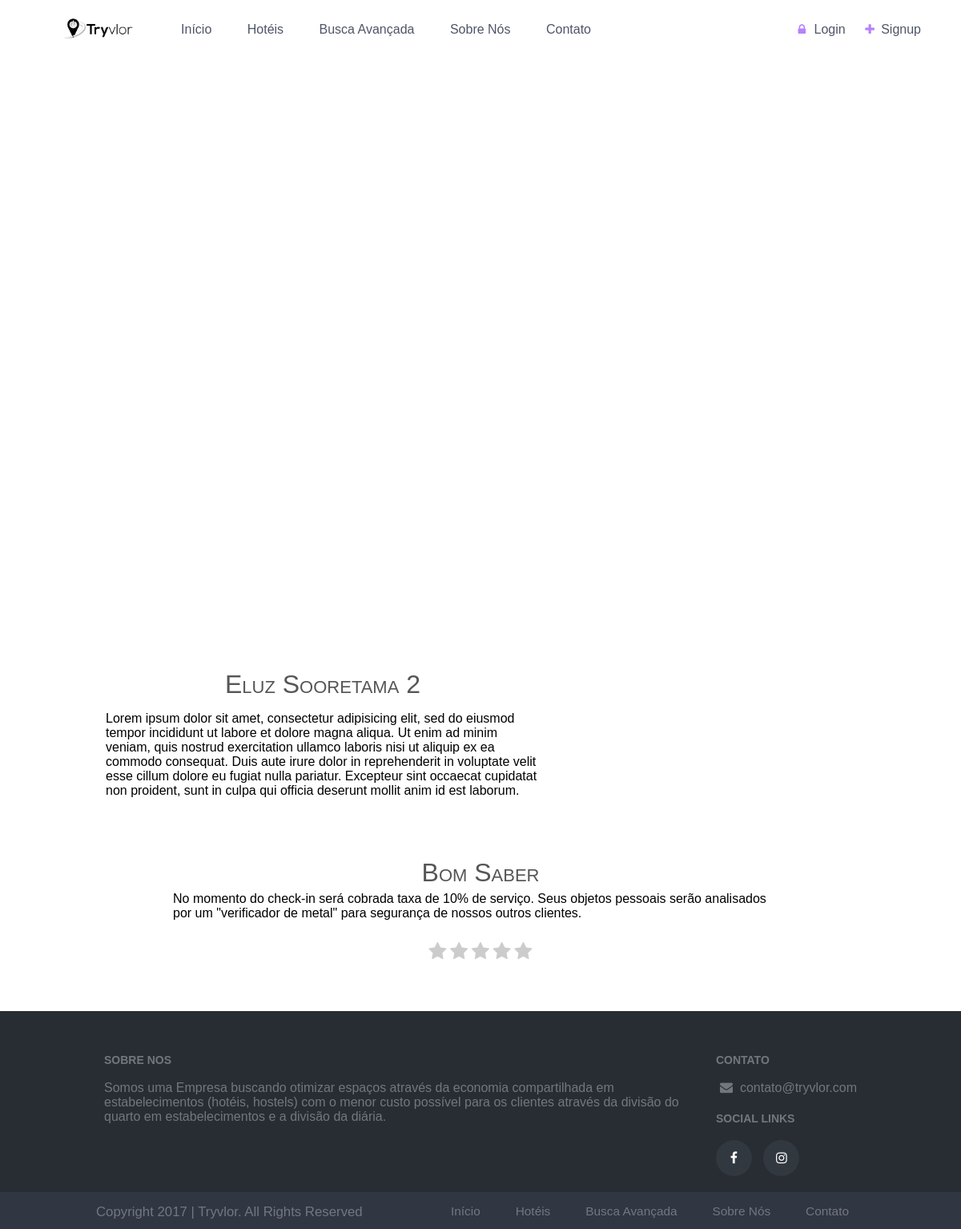
/hotel/Eluz Sooretama 2, run on the app's committed database.
### tables this page shows
CREATE TABLE IF NOT EXISTS `try_hotels` (
  `idHotel` int(11) NOT NULL AUTO_INCREMENT,
  `nameHotel` varchar(150) NOT NULL,
  `descriptionHotel` text NOT NULL,
  `bomsaber` text NOT NULL,
  `latHotel` float(10,6) NOT NULL,
  `lngHotel` float(10,6) NOT NULL,
  `idCity` int(11) NOT NULL,
  PRIMARY KEY (`idHotel`)
);

### index.php (called while the page is built, shortened)
<?php
  require_once("application/class/Pg.class.php");
  $pg = new Pg((isset($_GET['pg'])) ? addslashes(strip_tags($_GET['pg'])) : "");
?>

### application/functions/Includes.php (called while the page is built, shortened)
<?php
function get_header(){
    include_once("temps/header.inc.php");
}
function get_head(){
    include_once("temps/head.inc.php");
}
function get_footer(){
    include_once("temps/footer.inc.php");
}

### application/class/DB.class.php (called while the page is built)
<?php
  class DB{
    private $host = 'localhost';
    private $db = 'tryvlor';
    private $user = 'root';
    private $pass = '';
    public function con(){
      try{
        return new PDO("mysql:host={$this->host};dbname={$this->db};charset=utf8", $this->user, $this->pass);
      }catch(PDOException $e){
        return "Houve um erro ao se conectar: ".$e;
      }
    }
  }

### public_html/hotel.php (the view, shortened to what this page needs)
<?php
    $db = new DB;
    $nameHotel = (isset($pg[1])) ? addslashes(strip_tags($pg[1])) : "";
    $sql = $db->con()->prepare("SELECT * FROM try_hotels WHERE nameHotel = ? LIMIT 1");
    $sql->execute(array($nameHotel));
    $HotelInfos = $sql->fetchObject();
    $idHotel = $HotelInfos->idHotel;
?>
<!DOCTYPE html>
<html lang="pt-BR">
    <head>
        <?=get_head()?>
        <link rel="stylesheet" type="text/css" href="lib/css/styles.css" />
        <link rel="stylesheet" href="lib/css/swiper.min.css" />
        <link rel="stylesheet" href="lib/css/toastr.css" />
        <link rel="stylesheet" type="text/css" href="lib/css/hotel.css" />
    </head>
    <body data-idh="<?=$idHotel?>">
        <?=get_header()?>
        <div id="map"></div>
        <main>
            <div id="hotelBox">
                <div id="starsMedia">
                </div>
                <h1><?=$HotelInfos->nameHotel?></h1>
                <article id="description"><?=$HotelInfos->descriptionHotel?></article>
            </div>
            <div class="clear"></div>
            <div class="clear"></div>
            <div id="bomsaber">
                <h1>Bom Saber</h1>
                <article><?=$HotelInfos->bomsaber?></article>
            </div>
            <?php
                $sql = $db->con()->prepare("SELECT hotelEvaluation, ipEvaluation FROM try_hotels_evaluations WHERE hotelEvaluation = :hotelEvaluation AND ipEvaluation = :ipEvaluation");
                $sql->bindValue("hotelEvaluation", $idHotel);
                $sql->bindValue("ipEvaluation", $_SERVER["REMOTE_ADDR"]);
                $sql->execute();
                    if($sql->rowCount() == 0):
                ?>
                <div id="evaluation">
                    <label for="cm_star-1"><i class="fa"></i></label>
                    <label for="cm_star-2"><i class="fa"></i></label>
                    <label for="cm_star-3"><i class="fa"></i></label>
                    <label for="cm_star-4"><i class="fa"></i></label>
                    <label for="cm_star-5"><i class="fa"></i></label>
                </div>
            <?php endif; ?>
        </main>
        <div class="clear"></div>
        <?=get_footer()?>
    </body>
</html>

### application/class/Pg.class.php
<?php
  class Pg{
    public function __construct($pg){
      $pg = (isset($_GET['pg']) AND !empty($_GET['pg'])) ? addslashes(strip_tags($_GET['pg'])) : "home";
      $pg = explode("/",$pg);
      if(file_exists("public_html/$pg[0].php")):
        include("public_html/$pg[0].php");
      else:
        include("public_html/404.php");
      endif;
      return $pg;
    }
  }

### temps/head.inc.php (shortened to what this page needs)
<link  rel="stylesheet" href="https://maxcdn.bootstrapcdn.com/font-awesome/4.7.0/css/font-awesome.min.css" />

### temps/header.inc.php
<header id="header">
    <div id="logoBox">
        <img src="lib/images/logo.png" />
    </div>
    <nav id="menuPrincipal">
        <ul id="leftMenu">
            <li><a href="#">Início</a></li>
            <li><a href="hotel">Hotéis</a></li>
            <li><a href="#">Busca Avançada</a></li>
            <li><a href="#">Sobre Nós</a></li>
            <li><a href="#">Contato</a></li>
        </ul>
        <ul id="rightMenu">
            <li><a href="#"><i class="fa fa-lock" aria-hidden="true"></i>Login</a></li>
            <li><a href="#"><i class="fa fa-plus" aria-hidden="true"></i>Signup</a></li>
        </ul>
    </nav>
</header>

### temps/footer.inc.php (shortened to what this page needs)
<footer id="footer">
    <div id="footerArea">
        <div class="itemFooter">
            <h4>SOBRE NOS</h4>
            Somos uma Empresa buscando otimizar espaços através da economia compartilhada em estabelecimentos (hotéis, hostels) com o menor custo possível para os clientes através da divisão do quarto em estabelecimentos e a divisão da diária.
        </div>
        <div class="itemFooter">
            <h4>Contato</h4>
            <p><i class="fa fa-envelope" aria-hidden="true"></i><a class="effect" href="mailto:contato@tryvlor.com">contato@tryvlor.com</a></p>
            <br />
            <h4>Social Links</h4>
            <div id="socialLinks">
                <a href="https://www.facebook.com/tryvlor/" target="_blank"><i class="fa fa-facebook" aria-hidden="true"></i></a>
                <a href="https://www.instagram.com/tryvlor_21/" target="_blank"><i class="fa fa-instagram" aria-hidden="true"></i></a>
            </div>
        </div>
    </div>
    <div id="subFooter">
        <div id="subFooterContent">
            <p id="legal">Copyright <?=date("Y")?> | Tryvlor. All Rights Reserved</p>
            <ul>
                <li><a href="index">Início</a></li>
                <li><a href="#">Hotéis</a></li>
                <li><a href="#">Busca Avançada</a></li>
                <li><a href="#">Sobre Nós</a></li>
                <li><a href="#">Contato</a></li>
            </ul>
        </div>
    </div>
</footer>

### data on the page
try_hotels: nameHotel "Eluz Sooretama 2", descriptionHotel "Lorem ipsum dolor sit amet, consectetur adipisicing elit, sed do eiusmod tempor incididunt ut labore et dolore magna aliqua. Ut enim ad minim veniam, quis nostrud exercitation ullamco laboris nisi ut aliquip ex ea commodo consequat. Duis aute irure dolor in reprehenderit in voluptate velit esse cillum dolore eu fugiat nulla pariatur. Excepteur sint occaecat cupidatat non proident, sunt in culpa qui officia deserunt mollit anim id est laborum.", bomsaber "No momento do check-in será cobrada taxa de 10% de serviço. Seus objetos pessoais serão analisados por um \"verificador de metal\" para segurança de nossos outros clientes."
